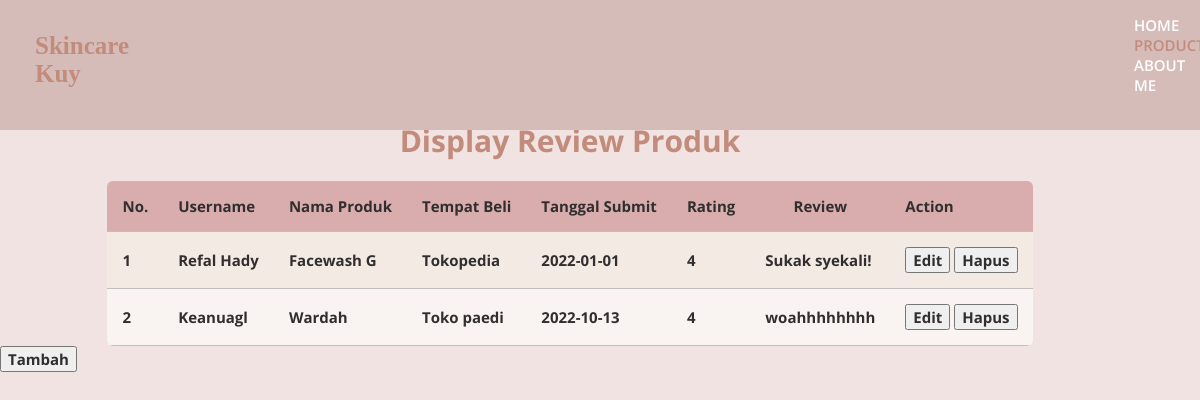
The page /show.php on the database its author committed.
### tables this page shows
CREATE TABLE `db_review` (
  `nama` varchar(100) NOT NULL,
  `nama_produk` varchar(100) NOT NULL,
  `tempat_beli` varchar(50) NOT NULL,
  `submit_date` date NOT NULL,
  `rate` int(5) NOT NULL,
  `konten` text NOT NULL,
  `id` int(5) NOT NULL
);

### show.php (the view, shortened to what this page needs)
<?php
require "config.php";
$result = mysqli_query($conn, "SELECT * FROM db_review");
?>
<!DOCTYPE html>
<html lang="en">
<head>
   <link href="./assets/css/sshow.css" rel="stylesheet">
</head>
<body>
   <div class="container">
      <div class="navbar">
         <h3>Skincare Kuy</h3>
         <nav>
            <ul>
               <li><a href="./index.php">Home</a></li>
               <li><a class="active" href="#">Product</a></li>
               <li><a href="./about.php">About me</a></li>
            </ul>
         </nav>
      </div>
      <div class="display">
         <h1 > Display Review Produk</h1>
         <table class="rwd-table">
            <tbody>
               <tr>
                  <th>No.</th>
                  <th>Username</th>
                  <th>Nama Produk</th>
                  <th>Tempat Beli</th>
                  <th>Tanggal Submit</th>
                  <th>Rating</th>
                  <th style="text-align: center;">Review</th>
                  <th>Action</th>
               </tr>
               <?php
               $i = 1;
               foreach ($result as $dbweb) :
               ?>
               <tr>
                  <td><?php echo $i ?></td>
                  <td data-th="Username"> <?php echo $dbweb['nama']; ?> <br> </td>
                  <td data-th="Nama Produk"> <?php echo $dbweb['nama_produk']; ?> <br> </td>
                  <td data-th="Tempat Beli"><?php echo $dbweb['tempat_beli']; ?></td>
                  <td data-th="Tanggal Submit"><?php echo $dbweb['submit_date']; ?></td>
                  <td data-th="Rating"><?php echo $dbweb['rate']; ?></td>
                  <td data-th="Review"><?php echo $dbweb['konten']; ?></td>
                  <td>
                    <button><a style="text-decoration: none;" href="update.php?id=<?php echo $dbweb['id'];?>">Edit</a></button>
                    <button><a style="text-decoration: none;" href="delete.php?id=<?php echo $dbweb['id'];?>">Hapus</a></button>
                </td>
               </tr>
               <?php $i++;
               endforeach; ?>
            </tbody>
         </table>
         <button><a href="create.php">Tambah</a></button>
      </div>
</body>
</html>

### assets/css/sshow.css (style rules this page uses)
* { font-family: 'Open Sans', sans-serif; }
.rwd-table { margin: auto; min-width: 300px; max-width: 100%; border-collapse: collapse; }
.rwd-table tr:first-child { border-top: none; background: #D9ADAD; color: #fff; }
.rwd-table tr { border-top: 1px solid #ddd; border-bottom: 1px solid #ddd; background-color: #f4eae4; }
.rwd-table tr:nth-child(odd):not(:first-child) { background-color: #f9f4f1; }
.rwd-table th { display: none; }
.rwd-table td { display: block; }
.rwd-table td:first-child { margin-top: 5em; }
.rwd-table td:last-child { margin-bottom: .5em; }
.rwd-table td:before { content: attr(data-th) ": "; font-weight: bold; width: 120px; display: inline-block; color: #000; }
.rwd-table th, .rwd-table td { text-align: left; }
.rwd-table { color: #333; border-radius: .4em; overflow: hidden; }
.rwd-table tr { border-color: #bfbfbf; }
.rwd-table th, .rwd-table td { padding: .5em 1em; }
@media screen and (min-width: 600px) { .rwd-table td:before { display: none; } }
@media screen and (min-width: 600px) { .rwd-table th, .rwd-table td { display: table-cell; padding: .25em .5em; } }
@media screen and (min-width: 600px) { .rwd-table th:first-child, .rwd-table td:first-child { padding-left: 0; } }
@media screen and (min-width: 600px) { .rwd-table th:last-child, .rwd-table td:last-child { padding-right: 0; } }
@media screen and (min-width: 600px) { .rwd-table th, .rwd-table td { padding: 1em !important; } }
h1 { text-align: center; font-size: 30px; color: #C28B7C; }
.display { padding-top: 100px; }
* { font-family: 'Open Sans', sans-serif; color: rgb(48, 46, 46); font-size: 15px; font-weight: bold; }
body { box-sizing: content-box; margin: 0; padding: 0; background-color: #f0e3e1; }
h3 { color: #C28B7C; font-weight: 550; font-size: 25px; margin-top: 10px; padding-left: 20px; padding-top: 5px; font-family: optional; }
.container { height: 100vh; width: 100%; background-position: center; background-size: cover; padding-right: 5%; padding-left: 0%; box-sizing: border-box; position: relative; }
.navbar { display: flex; justify-content: space-between; align-items: center; position: fixed; width: 100%; padding: 0px 15px; background-color: #d5bcb8; font-family: sans-serif; }
nav { flex: 1; padding-left: 950px; }
nav ul li { display: inline-block; list-style: none; margin: 0 15px; }
nav ul li a { text-decoration: none; color: #fff; font-size: 15px; font-weight: 600; text-transform: uppercase; }
nav li a.active { color: #C28B7C; }
a:link { text-decoration:none; }

### rows shown on the page
db_review: nama "Refal Hady", nama_produk "Facewash G", tempat_beli "Tokopedia", submit_date "2022-01-01", rate "4", konten "Sukak syekali!"
db_review: nama "Keanuagl", nama_produk "Wardah", tempat_beli "Toko paedi", submit_date "2022-10-13", rate "4", konten "woahhhhhhhh"
